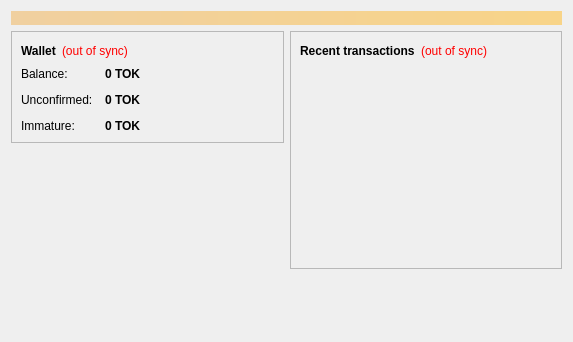
<?xml version="1.0" encoding="UTF-8"?>
<ui version="4.0">
 <class>OverviewPage</class>
 <widget class="QWidget" name="OverviewPage">
  <property name="geometry">
   <rect>
    <x>0</x>
    <y>0</y>
    <width>573</width>
    <height>342</height>
   </rect>
  </property>
  <property name="windowTitle">
   <string>Form</string>
  </property>
  <layout class="QVBoxLayout" name="topLayout">
   <item>
    <widget class="QLabel" name="labelAlerts">
     <property name="visible">
      <bool>false</bool>
     </property>
     <property name="styleSheet">
      <string notr="true">background-color: qlineargradient(x1: 0, y1: 0, x2: 1, y2: 0, stop:0 #F0D0A0, stop:1 #F8D488); color:#000000;</string>
     </property>
     <property name="wordWrap">
      <bool>true</bool>
     </property>
     <property name="margin">
      <number>3</number>
     </property>
    </widget>
   </item>
   <item>
    <layout class="QHBoxLayout" name="horizontalLayout" stretch="1,1">
     <item>
      <layout class="QVBoxLayout" name="verticalLayout_2">
       <item>
        <widget class="QFrame" name="frame">
         <property name="frameShape">
          <enum>QFrame::StyledPanel</enum>
         </property>
         <property name="frameShadow">
          <enum>QFrame::Raised</enum>
         </property>
         <layout class="QVBoxLayout" name="verticalLayout_4">
          <item>
           <layout class="QHBoxLayout" name="horizontalLayout_4">
            <item>
             <widget class="QLabel" name="label_5">
              <property name="font">
               <font>
                <weight>75</weight>
                <bold>true</bold>
               </font>
              </property>
              <property name="text">
               <string>Wallet</string>
              </property>
             </widget>
            </item>
            <item>
             <widget class="QLabel" name="labelWalletStatus">
              <property name="toolTip">
               <string>The displayed information may be out of date. Your wallet automatically synchronizes with the Tocoin network after a connection is established, but this process has not completed yet.</string>
              </property>
              <property name="styleSheet">
               <string notr="true">QLabel { color: red; }</string>
              </property>
              <property name="text">
               <string notr="true">(out of sync)</string>
              </property>
              <property name="alignment">
               <set>Qt::AlignLeading|Qt::AlignLeft|Qt::AlignVCenter</set>
              </property>
             </widget>
            </item>
            <item>
             <spacer name="horizontalSpacer_2">
              <property name="orientation">
               <enum>Qt::Horizontal</enum>
              </property>
              <property name="sizeHint" stdset="0">
               <size>
                <width>40</width>
                <height>20</height>
               </size>
              </property>
             </spacer>
            </item>
           </layout>
          </item>
          <item>
           <layout class="QFormLayout" name="formLayout_2">
            <property name="fieldGrowthPolicy">
             <enum>QFormLayout::AllNonFixedFieldsGrow</enum>
            </property>
            <property name="horizontalSpacing">
             <number>12</number>
            </property>
            <property name="verticalSpacing">
             <number>12</number>
            </property>
            <item row="0" column="0">
             <widget class="QLabel" name="label">
              <property name="text">
               <string>Balance:</string>
              </property>
             </widget>
            </item>
            <item row="0" column="1">
             <widget class="QLabel" name="labelBalance">
              <property name="font">
               <font>
                <weight>75</weight>
                <bold>true</bold>
               </font>
              </property>
              <property name="cursor">
               <cursorShape>IBeamCursor</cursorShape>
              </property>
              <property name="toolTip">
               <string>Your current balance</string>
              </property>
              <property name="text">
               <string notr="true">0 TOK</string>
              </property>
              <property name="textInteractionFlags">
               <set>Qt::LinksAccessibleByMouse|Qt::TextSelectableByKeyboard|Qt::TextSelectableByMouse</set>
              </property>
             </widget>
            </item>
            <item row="1" column="0">
             <widget class="QLabel" name="label_3">
              <property name="text">
               <string>Unconfirmed:</string>
              </property>
             </widget>
            </item>
            <item row="1" column="1">
             <widget class="QLabel" name="labelUnconfirmed">
              <property name="font">
               <font>
                <weight>75</weight>
                <bold>true</bold>
               </font>
              </property>
              <property name="cursor">
               <cursorShape>IBeamCursor</cursorShape>
              </property>
              <property name="toolTip">
               <string>Total of transactions that have yet to be confirmed, and do not yet count toward the current balance</string>
              </property>
              <property name="text">
               <string notr="true">0 TOK</string>
              </property>
              <property name="textInteractionFlags">
               <set>Qt::LinksAccessibleByMouse|Qt::TextSelectableByKeyboard|Qt::TextSelectableByMouse</set>
              </property>
             </widget>
            </item>
            <item row="2" column="0">
             <widget class="QLabel" name="labelImmatureText">
              <property name="text">
               <string>Immature:</string>
              </property>
             </widget>
            </item>
            <item row="2" column="1">
             <widget class="QLabel" name="labelImmature">
              <property name="font">
               <font>
                <weight>75</weight>
                <bold>true</bold>
               </font>
              </property>
              <property name="toolTip">
               <string>Mined balance that has not yet matured</string>
              </property>
              <property name="text">
               <string notr="true">0 TOK</string>
              </property>
              <property name="textInteractionFlags">
               <set>Qt::LinksAccessibleByMouse|Qt::TextSelectableByKeyboard|Qt::TextSelectableByMouse</set>
              </property>
             </widget>
            </item>
           </layout>
          </item>
         </layout>
        </widget>
       </item>
       <item>
        <spacer name="verticalSpacer">
         <property name="orientation">
          <enum>Qt::Vertical</enum>
         </property>
         <property name="sizeHint" stdset="0">
          <size>
           <width>20</width>
           <height>40</height>
          </size>
         </property>
        </spacer>
       </item>
      </layout>
     </item>
     <item>
      <layout class="QVBoxLayout" name="verticalLayout_3">
       <item>
        <widget class="QFrame" name="frame_2">
         <property name="frameShape">
          <enum>QFrame::StyledPanel</enum>
         </property>
         <property name="frameShadow">
          <enum>QFrame::Raised</enum>
         </property>
         <layout class="QVBoxLayout" name="verticalLayout">
          <item>
           <layout class="QHBoxLayout" name="horizontalLayout_2">
            <item>
             <widget class="QLabel" name="label_4">
              <property name="text">
               <string>&lt;b&gt;Recent transactions&lt;/b&gt;</string>
              </property>
             </widget>
            </item>
            <item>
             <widget class="QLabel" name="labelTransactionsStatus">
              <property name="toolTip">
               <string>The displayed information may be out of date. Your wallet automatically synchronizes with the Tocoin network after a connection is established, but this process has not completed yet.</string>
              </property>
              <property name="styleSheet">
               <string notr="true">QLabel { color: red; }</string>
              </property>
              <property name="text">
               <string notr="true">(out of sync)</string>
              </property>
              <property name="alignment">
               <set>Qt::AlignRight|Qt::AlignTrailing|Qt::AlignVCenter</set>
              </property>
             </widget>
            </item>
            <item>
             <spacer name="horizontalSpacer">
              <property name="orientation">
               <enum>Qt::Horizontal</enum>
              </property>
              <property name="sizeHint" stdset="0">
               <size>
                <width>40</width>
                <height>20</height>
               </size>
              </property>
             </spacer>
            </item>
           </layout>
          </item>
          <item>
           <widget class="QListView" name="listTransactions">
            <property name="styleSheet">
             <string notr="true">QListView { background: transparent; }</string>
            </property>
            <property name="frameShape">
             <enum>QFrame::NoFrame</enum>
            </property>
            <property name="verticalScrollBarPolicy">
             <enum>Qt::ScrollBarAlwaysOff</enum>
            </property>
            <property name="horizontalScrollBarPolicy">
             <enum>Qt::ScrollBarAlwaysOff</enum>
            </property>
            <property name="selectionMode">
             <enum>QAbstractItemView::NoSelection</enum>
            </property>
           </widget>
          </item>
         </layout>
        </widget>
       </item>
       <item>
        <spacer name="verticalSpacer_2">
         <property name="orientation">
          <enum>Qt::Vertical</enum>
         </property>
         <property name="sizeHint" stdset="0">
          <size>
           <width>20</width>
           <height>40</height>
          </size>
         </property>
        </spacer>
       </item>
      </layout>
     </item>
    </layout>
   </item>
  </layout>
 </widget>
 <resources/>
 <connections/>
</ui>
